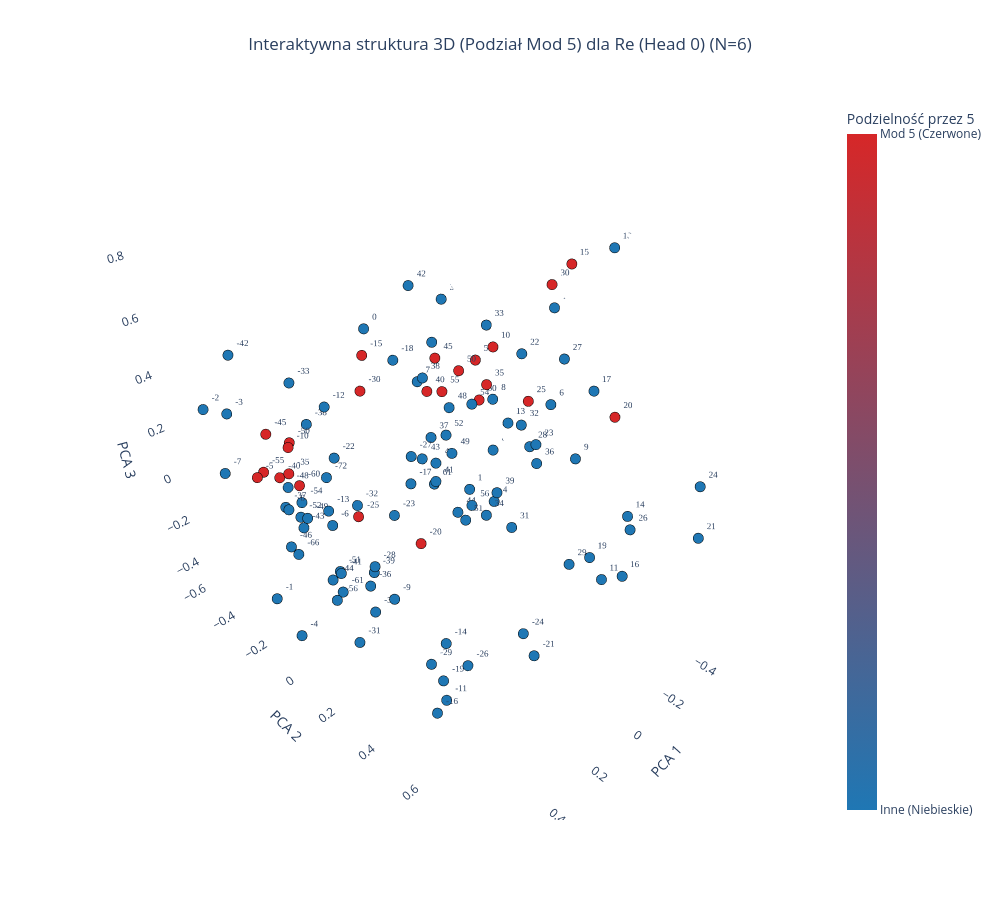

Notebook cell for this chart:
### Code cell
import numpy as np
import plotly.graph_objects as go
from sklearn.decomposition import PCA

def plot_output_head_plotly_3d_mod5(model, N, head_idx=0):
    """
    Rysuje interaktywny wykres 3D PCA dla wybranej głowicy wyjściowej.
    Liczby podzielne przez 5 są czerwone, reszta niebieska.
    """

    weights = model.output_heads[head_idx].weight.detach().cpu().numpy()
    

    output_offset = 2 * N * N
    min_val, max_val = -2 * N * N, 2 * N * N
    active_indices = []
    labels = []
    
    for val in range(min_val, max_val + 1):
        idx = val + output_offset
        if 0 <= idx < weights.shape[0]:
            active_indices.append(idx)
            labels.append(val)

    active_weights = weights[active_indices]


    weight_norms = np.linalg.norm(active_weights, axis=1)
    valid_mask = weight_norms > 0.4
    
    active_weights = active_weights[valid_mask]
    labels = np.array(labels)[valid_mask]


    pca = PCA(n_components=3)
    embeds_3d = pca.fit_transform(active_weights)
    

    color_values = [1 if (l % 5 == 0 and l != 0) else 0 for l in labels]
    

    custom_colorscale = [
        [0.0, 'rgb(31, 119, 180)'],
        [1.0, 'rgb(214, 39, 40)']
    ]
    
    head_names = {0: "Re (Head 0)", 1: "Im (Head 1)"}
    title_name = head_names.get(head_idx, f"Head {head_idx}")

    fig = go.Figure()

    fig.add_trace(go.Scatter3d(
        x=embeds_3d[:, 0],
        y=embeds_3d[:, 1],
        z=embeds_3d[:, 2],
        mode='markers+text',
        text=[str(l) for l in labels],
        textposition="top right",
        textfont=dict(size=9, family="Arial Black"),
        marker=dict(
            size=6,
            color=color_values,
            colorscale=custom_colorscale,
            showscale=True,
            colorbar=dict(
                title="Podzielność przez 5",
                tickmode='array',
                tickvals=[0, 1],
                ticktext=['Inne (Niebieskie)', 'Mod 5 (Czerwone)']
            ),
            line=dict(width=1, color='Black')
        ),
        hoverinfo='text',
        hovertext=[f"Token ID: {l + output_offset}<br>Wartość algebraiczna: {l}<br>Reszta mod 5: {l % 5}" for l in labels]
    ))

    fig.update_layout(
        title=dict(
            text=f"Interaktywna struktura 3D (Podział Mod 5) dla {title_name} (N={N})",
            x=0.5,
            xanchor='center'
        ),
        scene=dict(
            xaxis=dict(title="PCA 1", backgroundcolor="white", gridcolor="rgba(200,200,200,0.2)"),
            yaxis=dict(title="PCA 2", backgroundcolor="white", gridcolor="rgba(200,200,200,0.2)"),
            zaxis=dict(title="PCA 3", backgroundcolor="white", gridcolor="rgba(200,200,200,0.2)"),
        ),
        width=1000,
        height=900,
        showlegend=False
    )
    
    fig.show()

plot_output_head_plotly_3d_mod5(model, N=N, head_idx=0)

### Figure 1 — Plotly figure (JSON) as saved in the notebook; plotly's stock layout.template omitted (floating-point values rounded to 4 significant figures)
{"data": [{"hoverinfo": "text", "hovertext": ["Token ID: 0<br>Wartość algebraiczna: -72<br>Reszta mod 5: 3", "Token ID: 6<br>Wartość algebraiczna: -66<br>Reszta mod 5: 4", "Token ID: 11<br>Wartość algebraiczna: -61<br>Reszta mod 5: 4", "Token ID: 12<br>Wartość algebraiczna: -60<br>Reszta mod 5: 0", "Token ID: 16<br>Wartość algebraiczna: -56<br>Reszta mod 5: 4", "Token ID: 17<br>Wartość algebraiczna: -55<br>Reszta mod 5: 0", "Token ID: 18<br>Wartość algebraiczna: -54<br>Reszta mod 5: 1", "Token ID: 20<br>Wartość algebraiczna: -52<br>Reszta mod 5: 3", "Token ID: 21<br>Wartość algebraiczna: -51<br>Reszta mod 5: 4", "Token ID: 22<br>Wartość algebraiczna: -50<br>Reszta mod 5: 0", "Token ID: 23<br>Wartość algebraiczna: -49<br>Reszta mod 5: 1", "Token ID: 24<br>Wartość algebraiczna: -48<br>Reszta mod 5: 2", "Token ID: 26<br>Wartość algebraiczna: -46<br>Reszta mod 5: 4", "Token ID: 27<br>Wartość algebraiczna: -45<br>Reszta mod 5: 0", "Token ID: 28<br>Wartość algebraiczna: -44<br>Reszta mod 5: 1", "Token ID: 29<br>Wartość algebraiczna: -43<br>Reszta mod 5: 2", "Token ID: 30<br>Wartość algebraiczna: -42<br>Reszta mod 5: 3", "Token ID: 31<br>Wartość algebraiczna: -41<br>Reszta mod 5: 4", "Token ID: 32<br>Wartość algebraiczna: -40<br>Reszta mod 5: 0", "Token ID: 33<br>Wartość algebraiczna: -39<br>Reszta mod 5: 1", "Token ID: 34<br>Wartość algebraiczna: -38<br>Reszta mod 5: 2", "Token ID: 35<br>Wartość algebraiczna: -37<br>Reszta mod 5: 3", "Token ID: 36<br>Wartość algebraiczna: -36<br>Reszta mod 5: 4", "Token ID: 37<br>Wartość algebraiczna: -35<br>Reszta mod 5: 0", "Token ID: 38<br>Wartość algebraiczna: -34<br>Reszta mod 5: 1", "Token ID: 39<br>Wartość algebraiczna: -33<br>Reszta mod 5: 2", "Token ID: 40<br>Wartość algebraiczna: -32<br>Reszta mod 5: 3", "Token ID: 41<br>Wartość algebraiczna: -31<br>Reszta mod 5: 4", "Token ID: 42<br>Wartość algebraiczna: -30<br>Reszta mod 5: 0", "Token ID: 43<br>Wartość algebraiczna: -29<br>Reszta mod 5: 1", "Token ID: 44<br>Wartość algebraiczna: -28<br>Reszta mod 5: 2", "Token ID: 45<br>Wartość algebraiczna: -27<br>Reszta mod 5: 3", "Token ID: 46<br>Wartość algebraiczna: -26<br>Reszta mod 5: 4", "Token ID: 47<br>Wartość algebraiczna: -25<br>Reszta mod 5: 0", "Token ID: 48<br>Wartość algebraiczna: -24<br>Reszta mod 5: 1", "Token ID: 49<br>Wartość algebraiczna: -23<br>Reszta mod 5: 2", "Token ID: 50<br>Wartość algebraiczna: -22<br>Reszta mod 5: 3", "Token ID: 51<br>Wartość algebraiczna: -21<br>Reszta mod 5: 4", "Token ID: 52<br>Wartość algebraiczna: -20<br>Reszta mod 5: 0", "Token ID: 53<br>Wartość algebraiczna: -19<br>Reszta mod 5: 1", "Token ID: 54<br>Wartość algebraiczna: -18<br>Reszta mod 5: 2", "Token ID: 55<br>Wartość algebraiczna: -17<br>Reszta mod 5: 3", "Token ID: 56<br>Wartość algebraiczna: -16<br>Reszta mod 5: 4", "Token ID: 57<br>Wartość algebraiczna: -15<br>Reszta mod 5: 0", "Token ID: 58<br>Wartość algebraiczna: -14<br>Reszta mod 5: 1", "Token ID: 59<br>Wartość algebraiczna: -13<br>Reszta mod 5: 2", "Token ID: 60<br>Wartość algebraiczna: -12<br>Reszta mod 5: 3", "Token ID: 61<br>Wartość algebraiczna: -11<br>Reszta mod 5: 4", "Token ID: 62<br>Wartość algebraiczna: -10<br>Reszta mod 5: 0", "Token ID: 63<br>Wartość algebraiczna: -9<br>Reszta mod 5: 1", "Token ID: 64<br>Wartość algebraiczna: -8<br>Reszta mod 5: 2", "Token ID: 65<br>Wartość algebraiczna: -7<br>Reszta mod 5: 3", "Token ID: 66<br>Wartość algebraiczna: -6<br>Reszta mod 5: 4", "Token ID: 67<br>Wartość algebraiczna: -5<br>Reszta mod 5: 0", "Token ID: 68<br>Wartość algebraiczna: -4<br>Reszta mod 5: 1", "Token ID: 69<br>Wartość algebraiczna: -3<br>Reszta mod 5: 2", "Token ID: 70<br>Wartość algebraiczna: -2<br>Reszta mod 5: 3", "Token ID: 71<br>Wartość algebraiczna: -1<br>Reszta mod 5: 4", "Token ID: 72<br>Wartość algebraiczna: 0<br>Reszta mod 5: 0", "Token ID: 73<br>Wartość algebraiczna: 1<br>Reszta mod 5: 1", "Token ID: 74<br>Wartość algebraiczna: 2<br>Reszta mod 5: 2", "Token ID: 75<br>Wartość algebraiczna: 3<br>Reszta mod 5: 3", "Token ID: 76<br>Wartość algebraiczna: 4<br>Reszta mod 5: 4", "Token ID: 77<br>Wartość algebraiczna: 5<br>Reszta mod 5: 0", "Token ID: 78<br>Wartość algebraiczna: 6<br>Reszta mod 5: 1", "Token ID: 79<br>Wartość algebraiczna: 7<br>Reszta mod 5: 2", "Token ID: 80<br>Wartość algebraiczna: 8<br>Reszta mod 5: 3", "Token ID: 81<br>Wartość algebraiczna: 9<br>Reszta mod 5: 4", "Token ID: 82<br>Wartość algebraiczna: 10<br>Reszta mod 5: 0", "Token ID: 83<br>Wartość algebraiczna: 11<br>Reszta mod 5: 1", "Token ID: 84<br>Wartość algebraiczna: 12<br>Reszta mod 5: 2", "Token ID: 85<br>Wartość algebraiczna: 13<br>Reszta mod 5: 3", "Token ID: 86<br>Wartość algebraiczna: 14<br>Reszta mod 5: 4", "Token ID: 87<br>Wartość algebraiczna: 15<br>Reszta mod 5: 0", "Token ID: 88<br>Wartość algebraiczna: 16<br>Reszta mod 5: 1", "Token ID: 89<br>Wartość algebraiczna: 17<br>Reszta mod 5: 2", "Token ID: 90<br>Wartość algebraiczna: 18<br>Reszta mod 5: 3", "Token ID: 91<br>Wartość algebraiczna: 19<br>Reszta mod 5: 4", "Token ID: 92<br>Wartość algebraiczna: 20<br>Reszta mod 5: 0", "Token ID: 93<br>Wartość algebraiczna: 21<br>Reszta mod 5: 1", "Token ID: 94<br>Wartość algebraiczna: 22<br>Reszta mod 5: 2", "Token ID: 95<br>Wartość algebraiczna: 23<br>Reszta mod 5: 3", "Token ID: 96<br>Wartość algebraiczna: 24<br>Reszta mod 5: 4", "Token ID: 97<br>Wartość algebraiczna: 25<br>Reszta mod 5: 0", "Token ID: 98<br>Wartość algebraiczna: 26<br>Reszta mod 5: 1", "Token ID: 99<br>Wartość algebraiczna: 27<br>Reszta mod 5: 2", "Token ID: 100<br>Wartość algebraiczna: 28<br>Reszta mod 5: 3", "Token ID: 101<br>Wartość algebraiczna: 29<br>Reszta mod 5: 4", "Token ID: 102<br>Wartość algebraiczna: 30<br>Reszta mod 5: 0", "Token ID: 103<br>Wartość algebraiczna: 31<br>Reszta mod 5: 1", "Token ID: 104<br>Wartość algebraiczna: 32<br>Reszta mod 5: 2", "Token ID: 105<br>Wartość algebraiczna: 33<br>Reszta mod 5: 3", "Token ID: 106<br>Wartość algebraiczna: 34<br>Reszta mod 5: 4", "Token ID: 107<br>Wartość algebraiczna: 35<br>Reszta mod 5: 0", "Token ID: 108<br>Wartość algebraiczna: 36<br>Reszta mod 5: 1", "Token ID: 109<br>Wartość algebraiczna: 37<br>Reszta mod 5: 2", "Token ID: 110<br>Wartość algebraiczna: 38<br>Reszta mod 5: 3", "Token ID: 111<br>Wartość algebraiczna: 39<br>Reszta mod 5: 4", "Token ID: 112<br>Wartość algebraiczna: 40<br>Reszta mod 5: 0", "Token ID: 113<br>Wartość algebraiczna: 41<br>Reszta mod 5: 1", "Token ID: 114<br>Wartość algebraiczna: 42<br>Reszta mod 5: 2", "Token ID: 115<br>Wartość algebraiczna: 43<br>Reszta mod 5: 3", "Token ID: 116<br>Wartość algebraiczna: 44<br>Reszta mod 5: 4", "Token ID: 117<br>Wartość algebraiczna: 45<br>Reszta mod 5: 0", "Token ID: 118<br>Wartość algebraiczna: 46<br>Reszta mod 5: 1", "Token ID: 120<br>Wartość algebraiczna: 48<br>Reszta mod 5: 3", "Token ID: 121<br>Wartość algebraiczna: 49<br>Reszta mod 5: 4", "Token ID: 122<br>Wartość algebraiczna: 50<br>Reszta mod 5: 0", "Token ID: 123<br>Wartość algebraiczna: 51<br>Reszta mod 5: 1", "Token ID: 124<br>Wartość algebraiczna: 52<br>Reszta mod 5: 2", "Token ID: 126<br>Wartość algebraiczna: 54<br>Reszta mod 5: 4", "Token ID: 127<br>Wartość algebraiczna: 55<br>Reszta mod 5: 0", "Token ID: 128<br>Wartość algebraiczna: 56<br>Reszta mod 5: 1", "Token ID: 132<br>Wartość algebraiczna: 60<br>Reszta mod 5: 0", "Token ID: 133<br>Wartość algebraiczna: 61<br>Reszta mod 5: 1", "Token ID: 138<br>Wartość algebraiczna: 66<br>Reszta mod 5: 1"], "marker": {"color": [0, 0, 0, 1, 0, 1, 0, 0, 0, 1, 0, 0, 0, 1, 0, 0, 0, 0, 1, 0, 0, 0, 0, 1, 0, 0, 0, 0, 1, 0, 0, 0, 0, 1, 0, 0, 0, 0, 1, 0, 0, 0, 0, 1, 0, 0, 0, 0, 1, 0, 0, 0, 0, 1, 0, 0, 0, 0, 0, 0, 0, 0, 0, 1, 0, 0, 0, 0, 1, 0, 0, 0, 0, 1, 0, 0, 0, 0, 1, 0, 0, 0, 0, 1, 0, 0, 0, 0, 1, 0, 0, 0, 0, 1, 0, 0, 0, 0, 1, 0, 0, 0, 0, 1, 0, 0, 0, 1, 0, 0, 0, 1, 0, 1, 0, 0], "colorbar": {"tickmode": "array", "ticktext": ["Inne (Niebieskie)", "Mod 5 (Czerwone)"], "tickvals": [0, 1], "title": {"text": "Podzielność przez 5"}}, "colorscale": [[0, "rgb(31, 119, 180)"], [1, "rgb(214, 39, 40)"]], "line": {"color": "Black", "width": 1}, "showscale": true, "size": 6}, "mode": "markers+text", "text": ["-72", "-66", "-61", "-60", "-56", "-55", "-54", "-52", "-51", "-50", "-49", "-48", "-46", "-45", "-44", "-43", "-42", "-41", "-40", "-39", "-38", "-37", "-36", "-35", "-34", "-33", "-32", "-31", "-30", "-29", "-28", "-27", "-26", "-25", "-24", "-23", "-22", "-21", "-20", "-19", "-18", "-17", "-16", "-15", "-14", "-13", "-12", "-11", "-10", "-9", "-8", "-7", "-6", "-5", "-4", "-3", "-2", "-1", "0", "1", "2", "3", "4", "5", "6", "7", "8", "9", "10", "11", "12", "13", "14", "15", "16", "17", "18", "19", "20", "21", "22", "23", "24", "25", "26", "27", "28", "29", "30", "31", "32", "33", "34", "35", "36", "37", "38", "39", "40", "41", "42", "43", "44", "45", "46", "48", "49", "50", "51", "52", "54", "55", "56", "60", "61", "66"], "textfont": {"family": "Arial Black", "size": 9}, "textposition": "top right", "type": "scatter3d", "x": [0.225, 0.4691, 0.329, 0.4078, 0.3645, 0.4206, 0.3855, 0.3253, 0.3039, 0.3818, 0.3286, 0.3936, 0.3848, 0.4057, 0.2939, 0.265, 0.3688, 0.3399, 0.3676, 0.2577, 0.2685, 0.3786, 0.4109, 0.3917, 0.3071, 0.3599, 0.3419, 0.4134, 0.4149, 0.3338, 0.3682, 0.3159, 0.3984, 0.4079, 0.4071, 0.2849, 0.4077, 0.3918, 0.4615, 0.3744, 0.4506, 0.3493, 0.4573, 0.413, 0.4458, 0.449, 0.4841, 0.4031, 0.4799, 0.4938, 0.5378, 0.4867, 0.5219, 0.5423, 0.547, 0.5442, 0.5032, 0.5422, 0.05114, -0.4539, -0.5052, -0.4903, -0.4558, -0.4726, -0.4549, -0.4537, -0.4719, -0.4434, -0.4271, -0.3828, -0.5008, -0.3718, -0.4143, -0.4754, -0.4185, -0.4611, -0.4966, -0.4018, -0.4223, -0.3811, -0.4399, -0.3516, -0.4719, -0.4106, -0.4356, -0.4229, -0.4428, -0.3633, -0.4286, -0.4085, -0.4279, -0.4403, -0.3367, -0.4312, -0.4346, -0.3224, -0.3521, -0.3572, -0.3833, -0.2771, -0.4085, -0.2843, -0.3649, -0.3546, -0.3395, -0.3763, -0.3721, -0.3662, -0.2908, -0.391, -0.3676, -0.4218, -0.3338, -0.4292, -0.2699, -0.4942], "y": [-0.2744, -0.1288, -0.0949, -0.1678, -0.08485, -0.3579, -0.2008, -0.3131, -0.1354, -0.2368, -0.2655, -0.2607, -0.3064, -0.333, -0.2003, -0.3963, -0.5607, -0.07952, -0.3475, 0.0007865, -0.2968, -0.3173, 0.1726, -0.2481, 0.05589, -0.2294, 0.04604, 0.09305, 0.1926, 0.3649, 0.1474, 0.2782, 0.59, 0.1339, 0.7937, 0.1563, 0.03711, 0.8225, 0.4696, 0.4624, 0.3738, 0.3108, 0.5195, 0.208, 0.5478, 0.04025, 0.12, 0.5053, -0.09167, 0.3861, -0.04059, -0.5028, 0.1579, -0.1903, -0.05209, -0.3098, -0.5418, -0.1872, -0.2299, -0.2221, -0.494, -0.4226, -0.08444, -0.2204, 0.1678, -0.5304, -0.1249, 0.3043, -0.09171, 0.5146, 0.1163, 0.04296, 0.564, 0.1922, 0.5761, 0.339, 0.3327, 0.4403, 0.4581, 0.846, 0.03397, 0.1942, 0.7743, 0.1001, 0.5691, 0.2336, 0.09359, 0.3796, 0.1549, 0.05562, 0.05985, -0.139, -0.01772, -0.1216, 0.1383, -0.3139, -0.3886, 0.01548, -0.3979, -0.2415, -0.5184, -0.3274, -0.2031, -0.3199, -0.3053, -0.2655, -0.2457, -0.205, -0.08648, -0.2982, -0.1358, -0.3518, -0.09422, -0.1562, -0.2434, -0.1342], "z": [-0.04342, -0.1589, -0.4039, 0.07489, -0.4131, 0.03765, -0.02562, -0.1873, -0.3477, 0.1979, -0.1632, 0.01042, -0.2868, 0.1971, -0.4385, -0.321, 0.3889, -0.2974, -0.007543, -0.2942, 0.1893, -0.1148, -0.1401, 0.07297, -0.412, 0.4147, 0.07557, -0.4557, 0.586, -0.412, -0.1013, 0.3661, -0.1867, 0.1181, 0.1057, 0.06559, 0.2865, 0.03277, 0.2484, -0.3786, 0.7634, 0.3049, -0.4114, 0.6988, -0.08935, 0.11, 0.5347, -0.4099, 0.2971, 0.007282, 0.1195, -0.008195, 0.1642, 0.1658, -0.431, 0.3479, 0.2433, -0.3535, 0.4907, -0.4316, 0.1394, 0.3558, -0.4208, 0.1765, 0.1546, -0.03764, 0.04398, -0.007345, 0.2976, -0.4111, 0.4963, 0.05764, -0.105, 0.683, -0.3778, 0.2793, 0.7703, -0.3629, 0.2465, -0.01345, 0.3127, 0.04509, 0.1039, 0.1582, -0.1744, 0.3754, -0.05649, -0.4106, 0.6153, -0.4492, 0.0309, 0.3635, -0.3875, 0.1265, -0.1071, -0.1509, 0.0791, -0.2684, 0.001011, -0.3075, 0.4073, -0.2431, -0.4935, 0.192, -0.2808, -0.01377, -0.2189, 0.1787, -0.4255, -0.1645, 0.06259, 0.003335, -0.3791, 0.04524, -0.3176, -0.208]}], "layout": {"height": 900, "scene": {"xaxis": {"backgroundcolor": "white", "gridcolor": "rgba(200,200,200,0.2)", "title": {"text": "PCA 1"}}, "yaxis": {"backgroundcolor": "white", "gridcolor": "rgba(200,200,200,0.2)", "title": {"text": "PCA 2"}}, "zaxis": {"backgroundcolor": "white", "gridcolor": "rgba(200,200,200,0.2)", "title": {"text": "PCA 3"}}}, "showlegend": false, "title": {"text": "Interaktywna struktura 3D (Podział Mod 5) dla Re (Head 0) (N=6)", "x": 0.5, "xanchor": "center"}, "width": 1000}}
